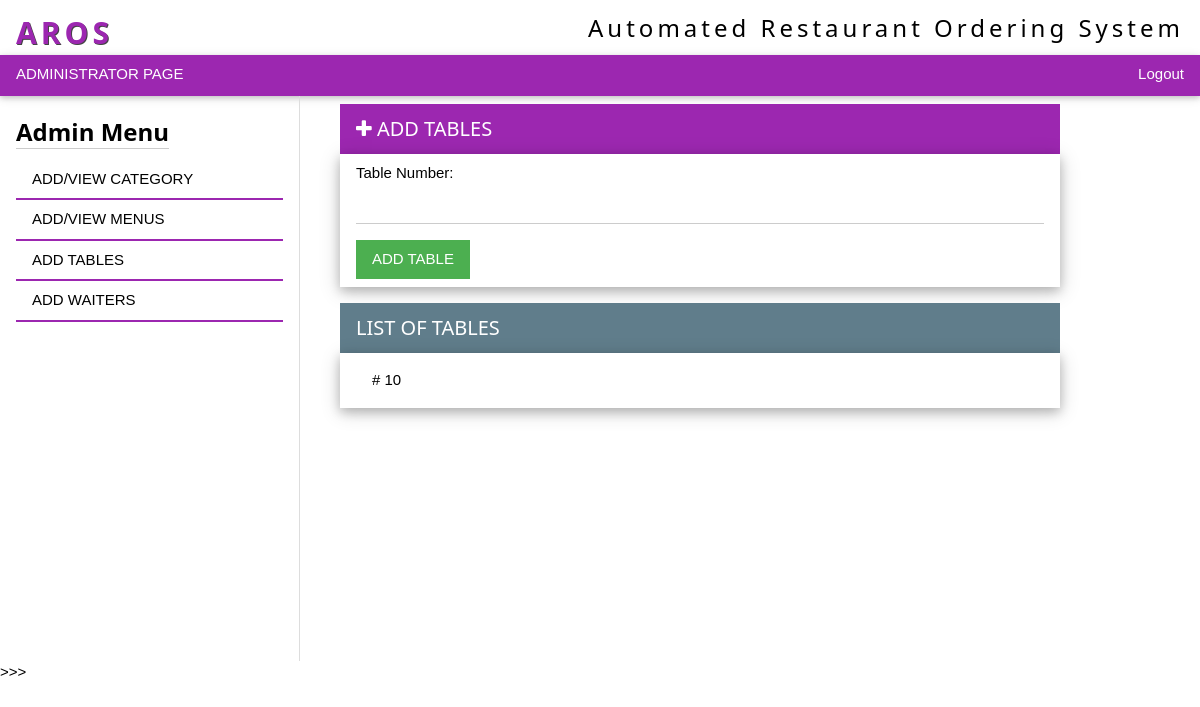
/admin/index.php?addtables (signed in), run on an earlier commit of the app's database.
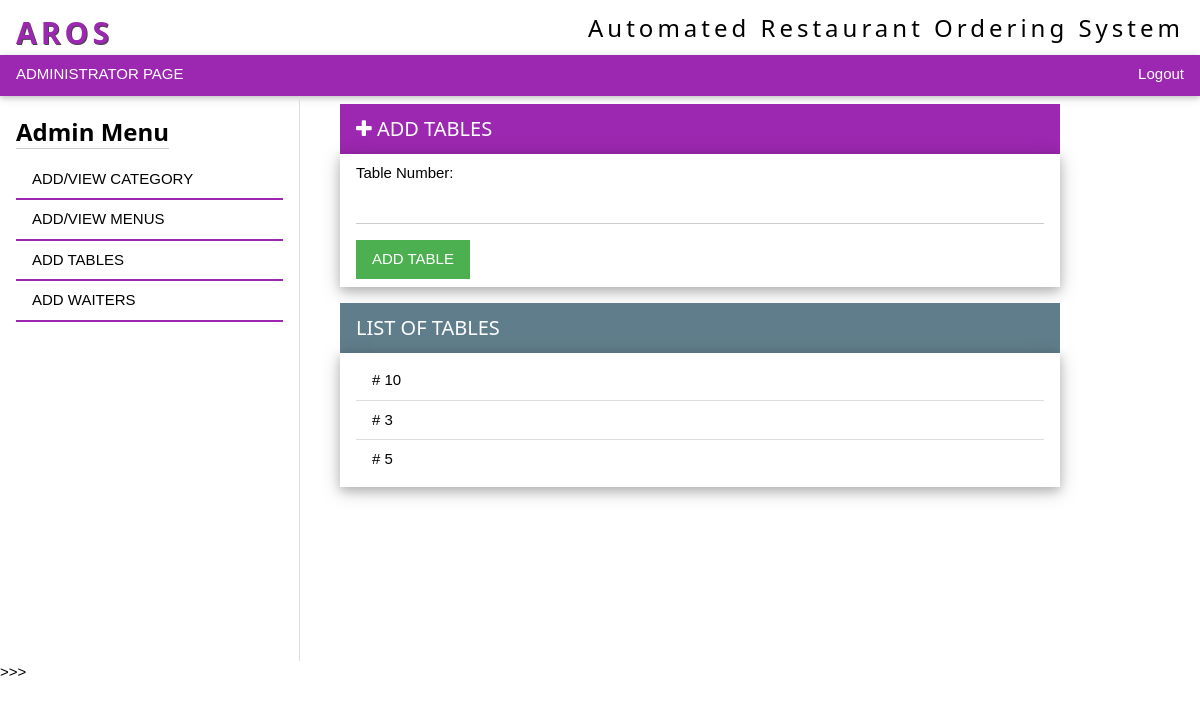
And on a later commit of the database.
### tables this page shows
CREATE TABLE `tables` (
  `id` int(3) NOT NULL,
  `tablenumber` int(3) NOT NULL
);

### admin/index.php (the view, shortened to what this page needs)
<?php
 include "../include/dbconn.php";
?>
<!DOCTYPE html>
<html>
<link rel="stylesheet" href="../css/w3.css">
<link rel="stylesheet" type="text/css" href="../google/fafa.css">
<link rel="stylesheet" type="text/css" href="../js/jquery.min.js">
<link rel="stylesheet" type="text/css" href="../js/jquery.js">
<body >
	<div class="w3-row">
		<div class="banner w3-container">
			<div><h2 class="w3-wide" style="margin-bottom:0px;"><strong class="w3-text-purple " style="text-shadow:1px 1px 0 #444">AROS</strong> <small class="w3-right w3-hide-medium w3-hide-small">Automated Restaurant Ordering System</small></h2>
			</div>
		</div>
		<div class="w3-row" id="menu_bar" >
			<div class="w3-row" style=''>
				<div class="w3-bar w3-purple w3-card-2" >
				  <a href="#" class="w3-bar-item w3-button w3-text-white w3-hover-none w3-hover-text-white bar-item w3-hide-small">ADMINISTRATOR PAGE</a>
				  <a href="logout.php" class="w3-bar-item w3-button w3-text-white w3-hover-none w3-hover-text-white bar-item w3-hide-small w3-right">Logout</a>
				</div>
			</div>
		</div>
	</div>
	<div class="w3-row">
		<div class="w3-quarter m3 w3-container w3-padding left_menu_container w3-bar-block w3-hide-small">
			<h3 class="w3-hide-small w3-hide-medium"><strong class="w3-border-bottom">Admin Menu</strong></h3>
			 <div class="w3-block">
				<a href="?addcategory" class="w3-bar-item w3-button">ADD/VIEW CATEGORY</a>
				<a href="?addmenu" class="w3-bar-item w3-button">ADD/VIEW MENUS</a>
                <a href="?addtables" class="w3-bar-item w3-button">ADD TABLES</a>
				<a href="?addwaiter" class="w3-bar-item w3-button">ADD WAITERS</a>
			</div>
		</div>
		<div class="w3-col m8 w3-padding" id="center_putahe">
			<div class="w3-row-padding">
              <?php
			if(isset($_GET['addtables'])){
			?>
            	<div class="w3-container">
                	<div class="w3-container w3-purple">
                    	<h4><span class="fa fa-plus"></span> ADD TABLES</h4>
                    </div>
                    <div class="w3-container w3-card-4 w3-padding">
                        <label>Table Number:</label>
                        <input type="text" class="w3-input" id="tablenumber" >
                        <input type="button" class="w3-btn w3-green w3-margin-top" value="ADD TABLE" onClick="addTable()"  >
                    </div>
                </div>
                 <div class="w3-container w3-margin-top ">
                	<div class="w3-container w3-blue-grey ">
                    	<h4 class="w3-text-white">LIST OF TABLES</h4>
                    </div>
                    <div class="w3-container w3-card-4 w3-padding">
                    	<ul class="w3-ul w3-hoverable">
                         <?php
						 	$cat=$mysqli->query("select * from tables");
							while($row=mysqli_fetch_assoc($cat)){
						 ?>
                          <li># <?php echo $row['tablenumber']; ?></li>
                          <?php } ?>
                        </ul>
                    </div>
                </div>
            <?php } ?>
			</div>
		</div>
	</div>
</body>
</html> >>>

### css/w3.css (style rules this page uses)
html { box-sizing:border-box }
*,*:before,*:after { box-sizing:inherit }
html { -ms-text-size-adjust:100%;-webkit-text-size-adjust:100% }
body { margin:0 }
a { background-color:transparent;-webkit-text-decoration-skip:objects }
small { font-size:80% }
button,input,select,textarea { font:inherit;margin:0 }
button,input { overflow:visible }
button,html [type=button],[type=reset],[type=submit] { -webkit-appearance:button }
html,body { font-family:Verdana,sans-serif;font-size:15px;line-height:1.5 }
html { overflow-x:hidden }
h2 { font-size:30px }
h3 { font-size:24px }
h4 { font-size:20px }
h1,h2,h3,h4,h5,h6 { font-family:"Segoe UI",Arial,sans-serif;font-weight:400;margin:10px 0 }
.w3-wide { letter-spacing:4px }
a { color:inherit }
.w3-btn,.w3-button { border:none;display:inline-block;outline:0;padding:8px 16px;vertical-align:middle;overflow:hidden;text-decoration:none;color:inherit;background-color:inherit;text-align:center;cursor:pointer;white-space:nowrap }
.w3-btn,.w3-button { -webkit-touch-callout:none;-webkit-user-select:none;-khtml-user-select:none;-moz-user-select:none;-ms-user-select:none;user-select:none }
.w3-ul { list-style-type:none;padding:0;margin:0 }
.w3-ul li { padding:8px 16px;border-bottom:1px solid #ddd }
.w3-ul li:last-child { border-bottom:none }
.w3-input { padding:8px;display:block;border:none;border-bottom:1px solid #ccc;width:100% }
.w3-bar { width:100%;overflow:hidden }
.w3-bar .w3-bar-item { padding:8px 16px;float:left;width:auto;border:none;outline:none;display:block }
.w3-bar .w3-button { white-space:normal }
.w3-bar-block .w3-bar-item { width:100%;display:block;padding:8px 16px;text-align:left;border:none;outline:none;white-space:normal;float:none }
.w3-block { display:block;width:100% }
.w3-container:after,.w3-container:before,.w3-panel:after,.w3-panel:before,.w3-row:after,.w3-row:before,.w3-row-padding:after,.w3-row-padding:before, .w3-cell-row:before,.w3-cell-row:after,.w3-clear:after,.w3-clear:before,.w3-bar:before,.w3-bar:after { content:"";display:table;clear:both }
.w3-col,.w3-half,.w3-third,.w3-twothird,.w3-threequarter,.w3-quarter { float:left;width:100% }
@media (min-width:601px) { .w3-col.m3,.w3-quarter { width:24.99999% } }
@media (min-width:601px) { .w3-col.m8,.w3-twothird { width:66.66666% } }
.w3-row-padding,.w3-row-padding>.w3-half,.w3-row-padding>.w3-third,.w3-row-padding>.w3-twothird,.w3-row-padding>.w3-threequarter,.w3-row-padding>.w3-quarter,.w3-row-padding>.w3-col { padding:0 8px }
.w3-container,.w3-panel { padding:0.01em 16px }
.w3-card,.w3-card-2 { box-shadow:0 2px 5px 0 rgba(0,0,0,0.16),0 2px 10px 0 rgba(0,0,0,0.12) }
.w3-card-4,.w3-hover-shadow:hover { box-shadow:0 4px 10px 0 rgba(0,0,0,0.2),0 4px 20px 0 rgba(0,0,0,0.19) }
.w3-border-bottom { border-bottom:1px solid #ccc!important }
.w3-margin-top { margin-top:16px!important }
.w3-padding { padding:8px 16px!important }
.w3-right { float:right!important }
.w3-blue-grey,.w3-hover-blue-grey:hover,.w3-blue-gray,.w3-hover-blue-gray:hover { color:#fff!important;background-color:#607d8b!important }
.w3-green,.w3-hover-green:hover { color:#fff!important;background-color:#4CAF50!important }
.w3-purple,.w3-hover-purple:hover { color:#fff!important;background-color:#9c27b0!important }
.w3-text-white,.w3-hover-text-white:hover { color:#fff!important }
.w3-text-purple { color:#9c27b0!important }

### google/fafa.css (style rules this page uses)
.fa { display:inline-block;font:normal normal normal 14px/1 FontAwesome;font-size:inherit;text-rendering:auto;-webkit-font-smoothing:antialiased;-moz-osx-font-smoothing:grayscale }
.fa-plus:before { content:"\f067" }

### admin/index.php (style rules this page uses)
.w3-bar-item { border-bottom:2px solid #9c27b0 !important; }
@media screen and (min-width: 1025px) { .left_menu_container, .putahe_container, .order_container { border-right:1px solid #ddd; max-height:565px; min-height:565px; overflow-y:auto; } }
body { height: 100vh !important; }

What changed in the data, as far as the page shows it:
added tables: tablenumber "3"
added tables: tablenumber "5"
